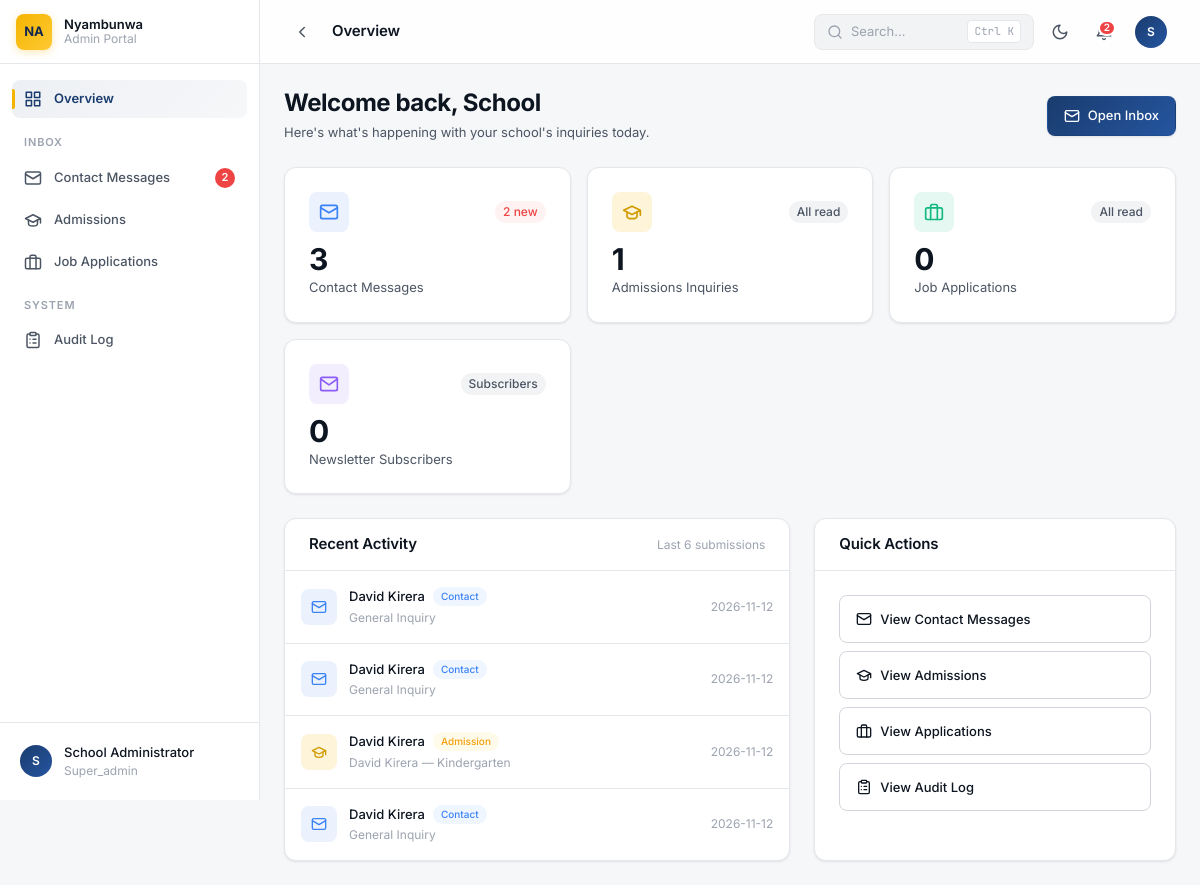
Screenshot of /admin/dashboard (signed in) with the database file from the repository.
### tables this page shows
CREATE TABLE contacts (
            id INTEGER PRIMARY KEY AUTOINCREMENT,
            name TEXT NOT NULL,
            email TEXT NOT NULL,
            phone TEXT,
            subject TEXT,
            message TEXT NOT NULL,
            status TEXT DEFAULT 'New',
            notes TEXT,
            created_at TIMESTAMP DEFAULT CURRENT_TIMESTAMP,
            updated_at TIMESTAMP DEFAULT CURRENT_TIMESTAMP
        );

CREATE TABLE admissions (
            id INTEGER PRIMARY KEY AUTOINCREMENT,
            parent_name TEXT NOT NULL,
            email TEXT NOT NULL,
            phone TEXT,
            child_name TEXT NOT NULL,
            child_dob TEXT,
            grade_applying TEXT NOT NULL,
            current_school TEXT,
            message TEXT,
            status TEXT DEFAULT 'New',
            notes TEXT,
            created_at TIMESTAMP DEFAULT CURRENT_TIMESTAMP,
            updated_at TIMESTAMP DEFAULT CURRENT_TIMESTAMP
        );

### app.py (the view)
@app.route('/admin/dashboard')
@login_required
def dashboard():
    from database import get_all_submissions
    stats = get_stats()
    recent = []
    for stype in ['contacts', 'admissions', 'careers']:
        items = get_all_submissions(stype)[:3]
        for item in items:
            item['_type'] = stype
            recent.append(item)
    recent.sort(key=lambda x: x.get('created_at', ''), reverse=True)
    recent = recent[:6]
    return render_template('admin/dashboard.html',
                          stats=stats,
                          recent=recent)

### templates/admin/dashboard.html (shortened to what this page needs)
{% extends "admin/base.html" %}
{% block page_title %}Overview{% endblock %}
{% block content %}
<div class="page-header flex items-center justify-between" style="flex-wrap: wrap; gap: 1rem;">
    <div>
        <h1 class="page-title">Welcome back, {{ (session.get('admin_full_name') or 'Admin').split()[0] }}</h1>
        <p class="page-subtitle">Here's what's happening with your school's inquiries today.</p>
    </div>
    <a href="{{ url_for('view_submissions', submission_type='contacts') }}" class="btn btn-primary">
        <svg width="16" height="16" viewBox="0 0 24 24" fill="none" stroke="currentColor" stroke-width="2" stroke-linecap="round" stroke-linejoin="round">
            <rect x="2" y="4" width="20" height="16" rx="2"/>
            <path d="m22 7-10 6L2 7"/>
        </svg>
        Open Inbox
    </a>
</div>
<div class="dashboard-stats">
    <a href="{{ url_for('view_submissions', submission_type='contacts') }}" class="card stat-card">
        <div class="card-body">
            <div class="flex items-center justify-between mb-3">
                <div class="stat-icon stat-icon--info">
                    <svg width="20" height="20" viewBox="0 0 24 24" fill="none" stroke="currentColor" stroke-width="2" stroke-linecap="round" stroke-linejoin="round">
                        <rect x="2" y="4" width="20" height="16" rx="2"/>
                        <path d="m22 7-10 6L2 7"/>
                    </svg>
                </div>
                {% if stats.contacts_new > 0 %}
                <span class="badge badge-error">{{ stats.contacts_new }} new</span>
                {% else %}
                <span class="badge badge-neutral">All read</span>
                {% endif %}
            </div>
            <div class="stat-number">{{ stats.contacts_total }}</div>
            <div class="text-sm text-secondary mt-1">Contact Messages</div>
        </div>
    </a>
    <a href="{{ url_for('view_submissions', submission_type='admissions') }}" class="card stat-card">
        <div class="card-body">
            <div class="flex items-center justify-between mb-3">
                <div class="stat-icon stat-icon--warning">
                    <svg width="20" height="20" viewBox="0 0 24 24" fill="none" stroke="currentColor" stroke-width="2" stroke-linecap="round" stroke-linejoin="round">
                        <path d="M22 10v6M2 10l10-5 10 5-10 5z"/>
                        <path d="M6 12v5c0 2 2 3 6 3s6-1 6-3v-5"/>
                    </svg>
                </div>
                {% if stats.admissions_new > 0 %}
                <span class="badge badge-warning">{{ stats.admissions_new }} new</span>
                {% else %}
                <span class="badge badge-neutral">All read</span>
                {% endif %}
            </div>
            <div class="stat-number">{{ stats.admissions_total }}</div>
            <div class="text-sm text-secondary mt-1">Admissions Inquiries</div>
        </div>
    </a>
    <a href="{{ url_for('view_submissions', submission_type='careers') }}" class="card stat-card">
        <div class="card-body">
            <div class="flex items-center justify-between mb-3">
                <div class="stat-icon stat-icon--success">
                    <svg width="20" height="20" viewBox="0 0 24 24" fill="none" stroke="currentColor" stroke-width="2" stroke-linecap="round" stroke-linejoin="round">
                        <rect x="2" y="7" width="20" height="14" rx="2"/>
                        <path d="M16 21V5a2 2 0 0 0-2-2h-4a2 2 0 0 0-2 2v16"/>
                    </svg>
                </div>
                {% if stats.careers_new > 0 %}
                <span class="badge badge-success">{{ stats.careers_new }} new</span>
                {% else %}
                <span class="badge badge-neutral">All read</span>
                {% endif %}
            </div>
            <div class="stat-number">{{ stats.careers_total }}</div>
            <div class="text-sm text-secondary mt-1">Job Applications</div>
        </div>
    </a>
    <div class="card">
        <div class="card-body">
            <div class="flex items-center justify-between mb-3">
                <div class="stat-icon stat-icon--purple">
                    <svg width="20" height="20" viewBox="0 0 24 24" fill="none" stroke="currentColor" stroke-width="2" stroke-linecap="round" stroke-linejoin="round">
                        <path d="M4 4h16c1.1 0 2 .9 2 2v12c0 1.1-.9 2-2 2H4c-1.1 0-2-.9-2-2V6c0-1.1.9-2 2-2z"/>
                        <polyline points="22,6 12,13 2,6"/>
                    </svg>
                </div>
                <span class="badge badge-neutral">Subscribers</span>
            </div>
            <div class="stat-number">{{ stats.newsletter_subscribers }}</div>
            <div class="text-sm text-secondary mt-1">Newsletter Subscribers</div>
        </div>
    </div>
</div>
<div class="dashboard-grid">
    <div class="card">
        <div class="card-header">
            <h2 class="card-title">Recent Activity</h2>
            <span class="text-xs text-muted">Last 6 submissions</span>
        </div>
        {% if recent and recent|length > 0 %}
        <div>
            {% for item in recent %}
            <a href="{{ url_for('view_message', submission_type=item._type, submission_id=item.id) }}" class="activity-item">
                <div class="activity-icon activity-icon--{{ item._type }}">
                    {% if item._type == 'contacts' %}
                    <svg width="16" height="16" viewBox="0 0 24 24" fill="none" stroke="currentColor" stroke-width="2" stroke-linecap="round" stroke-linejoin="round">
                        <rect x="2" y="4" width="20" height="16" rx="2"/>
                        <path d="m22 7-10 6L2 7"/>
                    </svg>
                    {% elif item._type == 'admissions' %}
                    <svg width="16" height="16" viewBox="0 0 24 24" fill="none" stroke="currentColor" stroke-width="2" stroke-linecap="round" stroke-linejoin="round">
                        <path d="M22 10v6M2 10l10-5 10 5-10 5z"/>
                        <path d="M6 12v5c0 2 2 3 6 3s6-1 6-3v-5"/>
                    </svg>
                    {% else %}
                    <svg width="16" height="16" viewBox="0 0 24 24" fill="none" stroke="currentColor" stroke-width="2" stroke-linecap="round" stroke-linejoin="round">
                        <rect x="2" y="7" width="20" height="14" rx="2"/>
                        <path d="M16 21V5a2 2 0 0 0-2-2h-4a2 2 0 0 0-2 2v16"/>
                    </svg>
                    {% endif %}
                </div>
                <div style="flex: 1; min-width: 0;">
                    <div class="flex items-center gap-2" style="margin-bottom: 2px;">
                        <span class="text-sm font-medium text-primary" style="overflow: hidden; text-overflow: ellipsis; white-space: nowrap;">
                            {% if item._type == 'contacts' %}{{ item.name }}
                            {% elif item._type == 'admissions' %}{{ item.parent_name }}
                            {% else %}{{ item.name }}{% endif %}
                        </span>
                        <span class="badge badge-{{ 'info' if item._type == 'contacts' else ('warning' if item._type == 'admissions' else 'success') }}" style="font-size: 0.625rem;">
                            {{ 'Contact' if item._type == 'contacts' else ('Admission' if item._type == 'admissions' else 'Career') }}
                        </span>
                    </div>
                    <div class="text-xs text-muted" style="overflow: hidden; text-overflow: ellipsis; white-space: nowrap;">
                        {% if item._type == 'contacts' %}{{ item.subject or item.message[:60] }}
                        {% elif item._type == 'admissions' %}{{ item.child_name }} — {{ item.grade_applying }}
                        {% else %}{{ item.position_applying or 'General Application' }}{% endif %}
                    </div>
                </div>
                <div class="text-xs text-muted" style="flex-shrink: 0;">
                    {{ item.created_at[:10] }}
                </div>
            </a>
            {% endfor %}
        </div>
        {% endif %}
    </div>
    <div class="card">
        <div class="card-header">
            <h2 class="card-title">Quick Actions</h2>
        </div>
        <div class="card-body" style="display: flex; flex-direction: column; gap: var(--space-2);">
            <a href="{{ url_for('view_submissions', submission_type='contacts') }}" class="btn btn-secondary btn-block quick-action-btn">
                <svg width="16" height="16" viewBox="0 0 24 24" fill="none" stroke="currentColor" stroke-width="2" stroke-linecap="round" stroke-linejoin="round">
                    <rect x="2" y="4" width="20" height="16" rx="2"/>
                    <path d="m22 7-10 6L2 7"/>
                </svg>
                View Contact Messages
            </a>
            <a href="{{ url_for('view_submissions', submission_type='admissions') }}" class="btn btn-secondary btn-block quick-action-btn">
                <svg width="16" height="16" viewBox="0 0 24 24" fill="none" stroke="currentColor" stroke-width="2" stroke-linecap="round" stroke-linejoin="round">
                    <path d="M22 10v6M2 10l10-5 10 5-10 5z"/>
                    <path d="M6 12v5c0 2 2 3 6 3s6-1 6-3v-5"/>
                </svg>
                View Admissions
            </a>
            <a href="{{ url_for('view_submissions', submission_type='careers') }}" class="btn btn-secondary btn-block quick-action-btn">
                <svg width="16" height="16" viewBox="0 0 24 24" fill="none" stroke="currentColor" stroke-width="2" stroke-linecap="round" stroke-linejoin="round">
                    <rect x="2" y="7" width="20" height="14" rx="2"/>
                    <path d="M16 21V5a2 2 0 0 0-2-2h-4a2 2 0 0 0-2 2v16"/>
                </svg>
                View Applications
            </a>
            <a href="{{ url_for('view_audit_log') }}" class="btn btn-secondary btn-block quick-action-btn">
                View Audit Log
            </a>
        </div>
    </div>
</div>
{% endblock %}

### rows the page displays
contacts: name "David Kirera", _type "Contact", subject "General Inquiry", created_at "2026-11-12"
contacts: name "David Kirera", _type "Contact", subject "General Inquiry", created_at "2026-11-12"
admissions: parent_name "David Kirera", _type "Admission", child_name "David Kirera", grade_applying "Kindergarten", created_at "2026-11-12"
contacts: name "David Kirera", _type "Contact", subject "General Inquiry", created_at "2026-11-12"

### other values shown
{{ stats.contacts_new }} "2"
{{ session.get('admin_full_name') or session.get('admin_username') }} "School Administrator"
{{ session.get('admin_role', 'admin') }} "Super_admin"
{{ total_new if total_new < 10 else '9+' }} "2"
{{ (session.get('admin_full_name') or 'Admin').split()[0] }} "School"
{{ stats.contacts_total }} "3"
{{ stats.admissions_total }} "1"
{{ stats.careers_total }} "0"
{{ stats.newsletter_subscribers }} "0"
